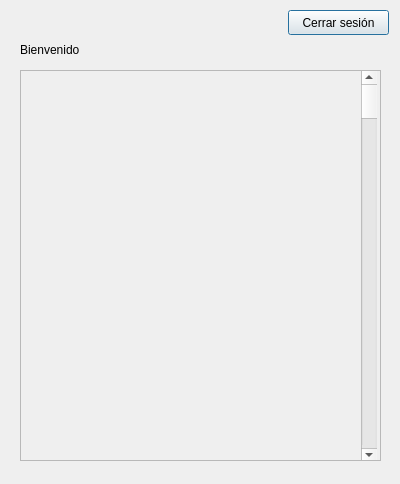
<?xml version="1.0" encoding="UTF-8"?>
<ui version="4.0">
 <class>initial</class>
 <widget class="QDialog" name="initial">
  <property name="geometry">
   <rect>
    <x>0</x>
    <y>0</y>
    <width>400</width>
    <height>484</height>
   </rect>
  </property>
  <property name="windowTitle">
   <string>Dialog</string>
  </property>
  <widget class="QScrollArea" name="scrollArea">
   <property name="geometry">
    <rect>
     <x>20</x>
     <y>70</y>
     <width>361</width>
     <height>391</height>
    </rect>
   </property>
   <property name="widgetResizable">
    <bool>true</bool>
   </property>
   <widget class="QWidget" name="scrollAreaWidgetContents">
    <property name="geometry">
     <rect>
      <x>0</x>
      <y>0</y>
      <width>359</width>
      <height>389</height>
     </rect>
    </property>
    <widget class="QScrollBar" name="verticalScrollBar">
     <property name="geometry">
      <rect>
       <x>340</x>
       <y>0</y>
       <width>16</width>
       <height>391</height>
      </rect>
     </property>
     <property name="orientation">
      <enum>Qt::Vertical</enum>
     </property>
    </widget>
   </widget>
  </widget>
  <widget class="QLabel" name="label">
   <property name="geometry">
    <rect>
     <x>20</x>
     <y>40</y>
     <width>191</width>
     <height>20</height>
    </rect>
   </property>
   <property name="text">
    <string>Bienvenido</string>
   </property>
  </widget>
  <widget class="QPushButton" name="pushButton">
   <property name="geometry">
    <rect>
     <x>288</x>
     <y>10</y>
     <width>101</width>
     <height>25</height>
    </rect>
   </property>
   <property name="text">
    <string>Cerrar sesión</string>
   </property>
  </widget>
 </widget>
 <resources/>
 <connections/>
</ui>
